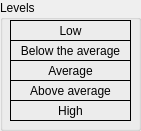
  <widget class="QGroupBox" name="groupBox_9">
   <property name="geometry">
    <rect>
     <x>530</x>
     <y>10</y>
     <width>141</width>
     <height>131</height>
    </rect>
   </property>
   <property name="title">
    <string>Levels</string>
   </property>
   <property name="flat">
    <bool>false</bool>
   </property>
   <widget class="QWidget" name="horizontalLayoutWidget_30">
    <property name="geometry">
     <rect>
      <x>10</x>
      <y>40</y>
      <width>121</width>
      <height>21</height>
     </rect>
    </property>
    <layout class="QHBoxLayout" name="horizontalLayout_32">
     <item>
      <widget class="QLabel" name="labelBAverage">
       <property name="frameShape">
        <enum>QFrame::Box</enum>
       </property>
       <property name="text">
        <string>Below the average</string>
       </property>
       <property name="alignment">
        <set>Qt::AlignCenter</set>
       </property>
      </widget>
     </item>
    </layout>
   </widget>
   <widget class="QWidget" name="horizontalLayoutWidget_34">
    <property name="geometry">
     <rect>
      <x>10</x>
      <y>60</y>
      <width>121</width>
      <height>21</height>
     </rect>
    </property>
    <layout class="QHBoxLayout" name="horizontalLayout_36">
     <item>
      <widget class="QLabel" name="labelAverage">
       <property name="frameShape">
        <enum>QFrame::Box</enum>
       </property>
       <property name="text">
        <string>Average</string>
       </property>
       <property name="alignment">
        <set>Qt::AlignCenter</set>
       </property>
      </widget>
     </item>
    </layout>
   </widget>
   <widget class="QWidget" name="horizontalLayoutWidget_35">
    <property name="geometry">
     <rect>
      <x>10</x>
      <y>80</y>
      <width>121</width>
      <height>21</height>
     </rect>
    </property>
    <layout class="QHBoxLayout" name="horizontalLayout_37">
     <item>
      <widget class="QLabel" name="labelAAverage">
       <property name="frameShape">
        <enum>QFrame::Panel</enum>
       </property>
       <property name="text">
        <string>Above average</string>
       </property>
       <property name="alignment">
        <set>Qt::AlignCenter</set>
       </property>
      </widget>
     </item>
    </layout>
   </widget>
   <widget class="QWidget" name="horizontalLayoutWidget_36">
    <property name="geometry">
     <rect>
      <x>10</x>
      <y>100</y>
      <width>121</width>
      <height>21</height>
     </rect>
    </property>
    <layout class="QHBoxLayout" name="horizontalLayout_38">
     <item>
      <widget class="QLabel" name="labelHigh">
       <property name="frameShape">
        <enum>QFrame::Box</enum>
       </property>
       <property name="text">
        <string>High</string>
       </property>
       <property name="alignment">
        <set>Qt::AlignCenter</set>
       </property>
      </widget>
     </item>
    </layout>
   </widget>
   <widget class="QWidget" name="horizontalLayoutWidget_41">
    <property name="geometry">
     <rect>
      <x>10</x>
      <y>20</y>
      <width>121</width>
      <height>21</height>
     </rect>
    </property>
    <layout class="QHBoxLayout" name="horizontalLayout_43">
     <item>
      <widget class="QLabel" name="labelLow">
       <property name="frameShape">
        <enum>QFrame::Box</enum>
       </property>
       <property name="text">
        <string>Low</string>
       </property>
       <property name="alignment">
        <set>Qt::AlignCenter</set>
       </property>
      </widget>
     </item>
    </layout>
   </widget>
  </widget>
